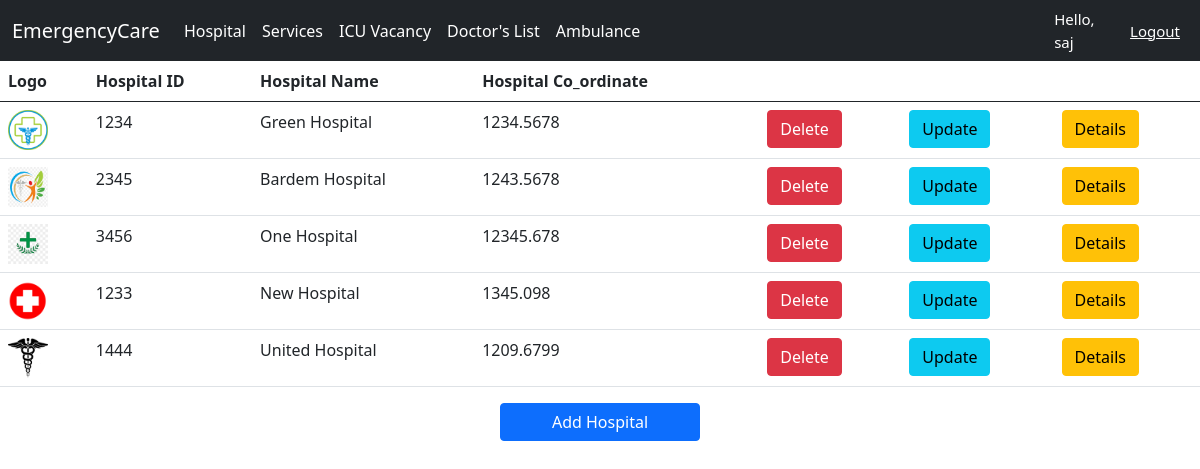
The page /Hospital/ (signed in) on the database as committed earlier.
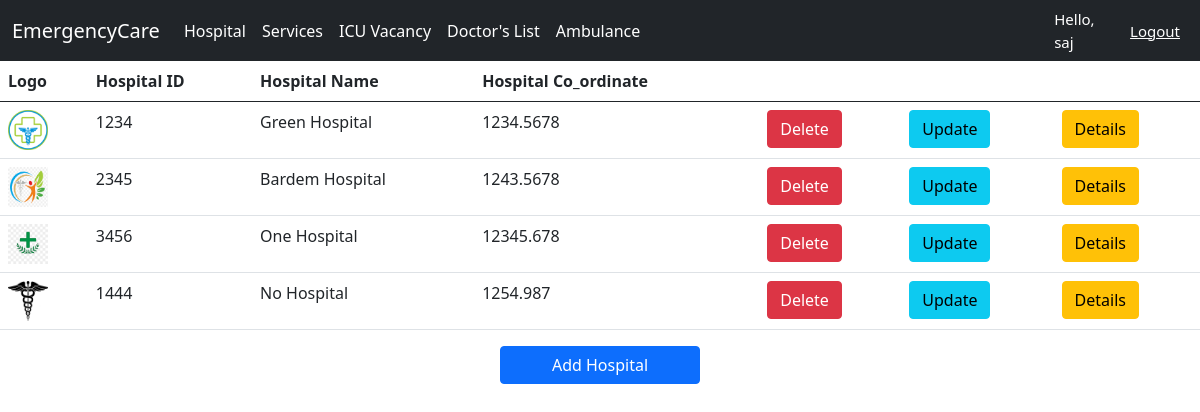
The same page on the database as committed later.
### Location/models.py (models this page shows, shortened)
class Hospital(models.Model):
    H_ID = models.CharField(max_length=200)
    H_name = models.CharField(max_length=200)
    Co_ordinate = models.ForeignKey(Location, on_delete=models.CASCADE)
    image = models.ImageField(upload_to='images/',blank=True, null=True, default='images/default.jpg')

class Location(models.Model):
    Co_ordinate = models.CharField(max_length=200)
    def __str__(self):
        return self.Co_ordinate

### Location/views.py (the view)
# urls.py: path('Hospital/',l_views.hospital,name='hospital'),
@login_required(login_url='login')
def hospital(request):
    hospital = Hospital.objects.all()
    context={
       'hospital':hospital,
    }
    return render(request,template_name='hospital/hospital.html',context=context)

### templates/hospital/hospital.html
 {% extends 'hospital/Home.html' %}
 {% block content %}
 {% load static %}
<table class="table">
  <thead>
    <tr>
      <th scope="col">Logo</th>
      <th scope="col">Hospital ID</th>
      <th scope="col">Hospital Name</th>
      <th scope="col">Hospital Co_ordinate</th>
      <th></th>
        <th></th>
        <th></th>
    </tr>
  </thead>
  <tbody>
  {% for h in hospital %}
    <tr>
      <td><img src="{{h.image.url}}" style="height: 40px; width: 40px;"></td>
      <td>{{h.H_ID}}</td>
      <td>{{h.H_name}}</td>
      <td>{{h.Co_ordinate}}</td>
        {% if request.user.is_staff %}
        <td><a href="{% url 'delete_hospital' h.id %}" class="btn btn-danger">Delete</a></td>
        <td><a href="{% url 'update_hospital' h.id %}" class="btn btn-info">Update</a></td>
        {% endif %}
        <td><a href="{% url 'Details' h.id %}" class="btn btn-warning">Details</a></td>
    </tr>
  {% endfor %}
  </tbody>
</table>
{% if request.user.is_staff %}
 <div class = "d-grid gap-2 col-2 mx-auto" style="...">
  <a href="{% url 'add_hospital' %}" class = "btn btn-primary">Add Hospital</a>
 </div>
 {% endif %}
 {% endblock %}

Rows that differ between the two databases and show on the page:
removed Hospital: image (picture), H_ID "1233", H_name "New Hospital", Co_ordinate "1345.098"
removed Hospital: image (picture), H_ID "1444", H_name "United Hospital", Co_ordinate "1209.6799"
added Hospital: image (picture), H_ID "1444", H_name "No Hospital", Co_ordinate "1254.987"
